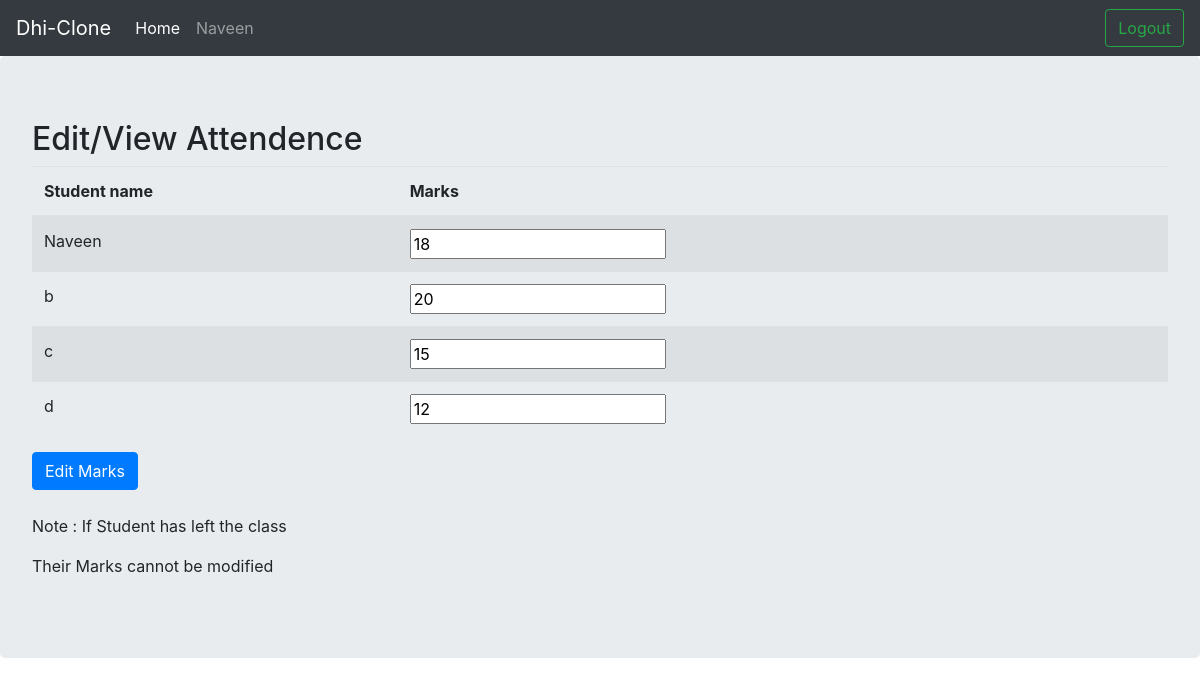
The page /user/class/7/18/edit_marks/ (signed in) on the database its author committed.
### user/models.py (models this page shows, shortened)
class Marks(models.Model):
    subject = models.ForeignKey(MarksList,on_delete=models.CASCADE)
    student = models.ForeignKey(User,on_delete=models.CASCADE)
    score = models.IntegerField(default=0)

### user/views.py (the view)
# urls.py: path('class/<int:marks_list_id>/<int:class_id>/edit_marks/',views.edit_marks,name='edit_marks'),
@login_required()
def edit_marks(request,marks_list_id,class_id):
    student_list = list(Marks.objects.filter( subject__id = marks_list_id ))
    return render(request,'user/edit_marks.html',
    {'marks_list_id':marks_list_id,'class_id':class_id,'student_list':student_list})

### user/templates/user/edit_marks.html (shortened to what this page needs)
{% extends "base.html" %}
{% block content %}
<div class="jumbotron">
  <h2>Edit/View Attendence</h2>
  <form action="{% url 'user:save_marks' %}" method="post">
  {% if student_list %}
      <table class="table table-striped">
        <thead>
          <tr>
            <th>Student name</th>
            <th>Marks</th>
          </tr>
        </thead>
        <tbody>
          {% for i in student_list %}
          <tr>
            <td>{{i.student}}</td>
            <td>
              <input type="number" name="{{i.student.username}}" value="{{i.score}}">
            </td>
          </tr>
          {% endfor %}
        </tbody>
      </table>
      {% endif %}
      <input type="submit" value="Edit Marks" class="btn btn-primary">
  </form>
  <br>
  <p>Note : If Student has left the class</p>
  <p>Their Marks cannot be modified</p>
</div>
{% endblock %}

### templates/base.html (shortened to what this page needs)
<!DOCTYPE html>
<html>
<head>
	<link rel="stylesheet" href="https://cdn.jsdelivr.net/npm/bootstrap@4.6.0/dist/css/bootstrap.min.css">
</head>
<body>
	{% if user.is_authenticated %}
	<nav class="navbar navbar-expand-lg navbar-dark bg-dark">
  <a class="navbar-brand" href="#">Dhi-Clone</a>
  <div class="collapse navbar-collapse" id="navbarTogglerDemo03">
    <ul class="navbar-nav mr-auto mt-2 mt-lg-0">
      <li class="nav-item active">
        <a class="nav-link" href="{% url 'user:home' %}">Home <span class="sr-only">(current)</span></a>
      </li>
      <li class="nav-item">
        <a class="nav-link" href="#">{{ user.username }}</a>
      </li>
    </ul>
      <a href="{% url 'accounts:logout' %}"><button class="btn btn-outline-success my-2 my-sm-0" >Logout</button></a>
  </div>
</nav>
{% endif %}
	{% block content %}
	{% endblock %}
</body>
</html>

### rows shown on the page
Marks: student "Naveen", score "18"
Marks: student "b", b "20"
Marks: student "c", c "15"
Marks: student "d", d "12"

### other values the page prints
{{ user.username }} "Naveen"
